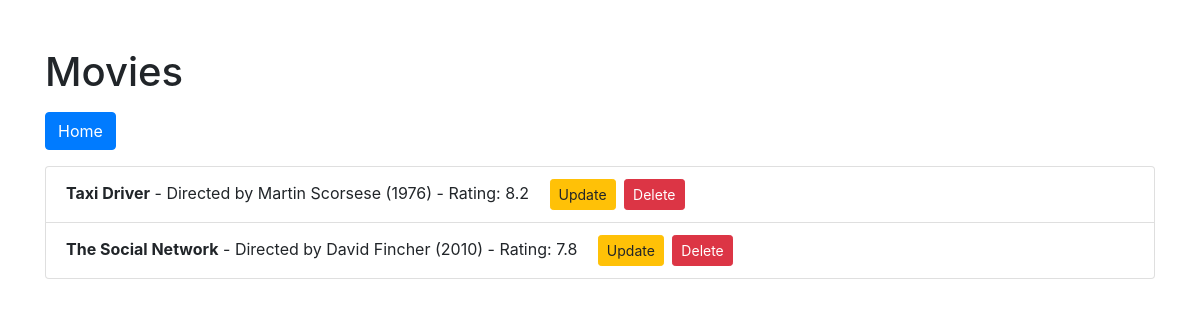
Screenshot of /users/movies?user_id=9 with the database file from the repository.
### models.py (models this page shows)
class Movie(db.Model):
    movie_id = db.Column(db.Integer, primary_key=True)
    name = db.Column(db.String(120), nullable=False)
    director = db.Column(db.String(120), nullable=False)
    year = db.Column(db.Integer, nullable=False)
    rating = db.Column(db.Float, nullable=False)
    user_id = db.Column(db.Integer, db.ForeignKey('user.user_id'), nullable=False)

### app.py (the view)
@app.route('/users/movies')
def user_movies():
    user_id = request.args.get('user_id')
    if user_id:
        movies = Movie.query.filter_by(user_id=user_id).all()
    else:
        movies = Movie.query.all()
    return render_template('movies.html', movies=movies)

### templates/movies.html (shortened to what this page needs)
<!DOCTYPE html>
<html lang="en">
<head>
    <link rel="stylesheet" href="https://stackpath.bootstrapcdn.com/bootstrap/4.5.2/css/bootstrap.min.css">
</head>
<body>
    <div class="container">
        <h1 class="mt-5">Movies</h1>
        <div class="mt-3">
            <a href="{{ url_for('home') }}" class="btn btn-primary">Home</a>
        </div>
        <ul class="list-group mt-3">
            {% for movie in movies %}
                <li class="list-group-item">
                    <strong>{{ movie.name }}</strong> - Directed by {{ movie.director }} ({{ movie.year }}) - Rating: {{ movie.rating }}
                    <a href="{{ url_for('update_movie', user_id=movie.user_id, movie_id=movie.movie_id) }}" class="btn btn-warning btn-sm ml-3">Update</a>
                    <a href="{{ url_for('delete_movie', user_id=movie.user_id, movie_id=movie.movie_id) }}" class="btn btn-danger btn-sm ml-1">Delete</a>
                </li>
            {% endfor %}
        </ul>
    </div>
</body>
</html>

### rows the page displays
Movie: name "Taxi Driver", director "Martin Scorsese", year "1976", rating "8.2"
Movie: name "The Social Network", director "David Fincher", year "2010", rating "7.8"
